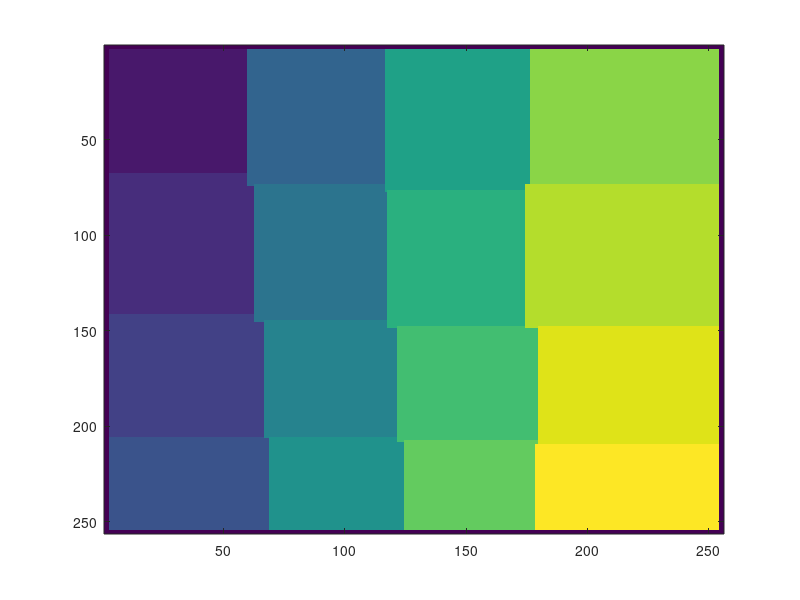

MATLAB code for this plot: (Note: this script raises an error after producing the figure.)
%newtwork for classificatiokn
%  dividing the image into smaller squares, just using the network didnt
%  worked so...lets try a new approach
%

%first prepare the data
load('analog_flood_all_17_11_15.mat')
imgNN_01_17_11 = squeeze(floodImg(1,:,:));

imgNN = imgNN_01_17_11; %so that the name is shorter
% the other one is like that to know from what image i took it

%black and white mask of only the pixels
imgBW = imgNN > 6; %7 is also fine...still very low threshold value
img2 = imgNN.*imgBW; 
imagesc(img2);

%now prepare the classes
cc = bwconncomp(imgBW);
labeled = labelmatrix(cc);
RGB_label = label2rgb(labeled, @copper, 'c', 'shuffle');
imshow(RGB_label,'InitialMagnification','fit');

%there are some loose pixels...get rid of them
stats = regionprops(cc, 'Area');
idx = find([stats.Area] > 5);
BW2 = ismember(labelmatrix(cc), idx);
%repeat it to keep only the needed labels
cc2 = bwconncomp(BW2);
labeled = labelmatrix(cc2);
RGB_label = label2rgb(labeled, @copper, 'c', 'shuffle');
imshow(RGB_label,'InitialMagnification','fit');

%obtain just the centers
stats2 = regionprops(cc2, 'Centroid');
centers = zeros(2,size(stats2,1));
for i = 1 : size(stats2,1)
    centers(:,i) = stats2(i).Centroid;
end

%reorder the data
labelsOrd = labeled;
% do the same for the centers
centersOrd = centers;
labelsOrd(find(labeled == 3)) = 4;
centersOrd(:,3) = centers(:,4);
labelsOrd(find(labeled == 4)) = 3;
centersOrd(:,4) = centers(:,3);
labelsOrd(find(labeled == 7)) = 8;
centersOrd(:,7) = centers(:,8);
labelsOrd(find(labeled == 8)) = 7;
centersOrd(:,8) = centers(:,7);
labelsOrd(find(labeled == 10)) = 9;
centersOrd(:,10) = centers(:,9);
labelsOrd(find(labeled == 9)) = 10;
centersOrd(:,9) = centers(:,10);
labelsOrd(find(labeled == 14)) = 13;
centersOrd(:,13) = centers(:,14);
labelsOrd(find(labeled == 15)) = 14;
centersOrd(:,14) = centers(:,15);
labelsOrd(find(labeled == 16)) = 15;
centersOrd(:,15) = centers(:,16);
labelsOrd(find(labeled == 13)) = 16;
centersOrd(:,16) = centers(:,13);

%reshape it to work better with it
centersOrd = reshape(centersOrd,2,4,4);

%find the crossing points, not done with an array because the data is not
%well sorted...could implement a sorting algorithm but....
borders = zeros(2,3,3);
%fisrt the x values
for i = 1 : size(centersOrd,2)-1
    for j = 1 : size(centersOrd,3)-1
        borders(1,i,j) = mean(centersOrd(1,i,j:j+1));
        borders(2,i,j) = mean(centersOrd(2,i:i+1,j));
    end
end
%can be improved for the elements in the last row

imgClass = zeros(256,256);
%x lines
% for i = 1 : 3
%     imgClass(1:borders(1,i,1),borders(2,i,1)) = 1;
%     imgClass(borders(1,1,i),1:borders(2,1,i)) = 1;
%     imgClass(borders(1,i,3):256,borders(2,i,3)) = 1;
%     imgClass(borders(1,3,i),borders(2,3,i):256) = 1;
% end
% for i = 1 : 2
%     for j = 1 : 2
%         imgClass(borders(1,i,j),borders(2,i,j):borders(2,i+1,j)) = 1;
%         imgClass(borders(1,i,j):borders(1,i,j+1),borders(2,i,j)) = 1;
%     end
% end
% for i = 1: 2
%     imgClass(borders(1,i,3),borders(2,i,3):borders(2,i+1,3)) = 1;
%     imgClass(borders(1,3,i):borders(1,3,i+1),borders(2,3,i)) = 1;
% end
for j = 1 : 4
     for i = 1:4
         if i == 1
             x(1) = 1+2;
             x(2) = round((centersOrd(2,i+1,j)+centersOrd(2,i,j))/2)-2;
         elseif i == 4
             x(2) = 256-2;
             x(1) = round((centersOrd(2,i,j)+centersOrd(2,i-1,j))/2)-2;
         else
             x(1) = round((centersOrd(2,i,j)+centersOrd(2,i-1,j))/2)-2;
             x(2) = round((centersOrd(2,i,j)+centersOrd(2,i+1,j))/2)-2;
         end
         if j == 1
             y(1) = 1+2;
             y(2) = round(centersOrd(1,i,j+1)+(centersOrd(1,i,j))/2)-2;
         elseif j == 4
             y(2) = 256-2;
             y(1) = round((centersOrd(1,i,j)+centersOrd(1,i,j-1))/2)-2;
         else
             y(1) = round((centersOrd(1,i,j)+centersOrd(1,i,j-1))/2)-2;
             y(2) = round((centersOrd(1,i,j)+centersOrd(1,i,j+1))/2)-2;
         end
         imgClass(x(1):x(2),y(1):y(2)) = i+((j-1)*4);
     end
end
%now i can check the classes
imagesc(imgClass);
%now keep the list of pixels that i will use for my classes
classes = imgClass;

%generate the classification matrix
imgClass = zeros(max(max(classes)),size(pAmps,2));
imgSize = 256;
for i = 1 : size(pAmps,2)
     A = pAmps(1,i);
     B = pAmps(2,i);
     C = pAmps(3,i);
     D = pAmps(4,i);
     En = A+B+C+D;
     X = round(((A+D)-(B+C))/En*imgSize/2)+imgSize/2;
     Y = round(((A+B)-(C+D))/En*imgSize/2)+imgSize/2;
     if X>0 && X<imgSize && Y>0 && Y<imgSize
         imgClass(classes(X,Y),i) = 1;
         %img(j,X,Y) = floodFitted(j,X,Y)+1;
     end
end

%prepare data for training
netInputs = squeeze(pWidths(2,:,1:10000));
netOutputs = imgClass(:,1:10000);

%network generation ....training etc
%
% This script assumes these variables are defined:
%
%   netInputs - input data.
%   netOutputs - target data.

inputs = netInputs;
targets = netOutputs;

% Create a Pattern Recognition Network
hiddenLayerSize = [512 128];
net = patternnet(hiddenLayerSize);


% Setup Division of Data for Training, Validation, Testing
net.divideParam.trainRatio = 60/100;
net.divideParam.valRatio = 20/100;
net.divideParam.testRatio = 20/100;


% Train the Network
[net,tr] = train(net,inputs,targets);

% Test the Network
outputs = net(inputs);
errors = gsubtract(targets,outputs);
performance = perform(net,targets,outputs);

% View the Network
%view(net);

% Plots
% Uncomment these lines to enable various plots.
%figure, plotperform(tr)
%figure, plottrainstate(tr)
%figure, plotconfusion(targets,outputs)
%figure, ploterrhist(errors)

% Plots
% Uncomment these lines to enable various plots.
%figure, plotperform(tr)
%figure, plottrainstate(tr)
%figure, plotconfusion(targets,outputs)
%figure, ploterrhist(errors)

%data to test the network
netInputs2 = squeeze(pWidths(2,:,10001:20000));
netOutputs2 = imgClass(:,10001:20000);


outS = net(netInputs2);
plotconfusion(netOutputs2,outS);
%esto me da solo el scatter, dividirlo en solo 16 clases usando cuadraddos
%y luego dividirlos otra vez para detectar solo el scatter
save redClassDiv.mat net outS netOutputs2